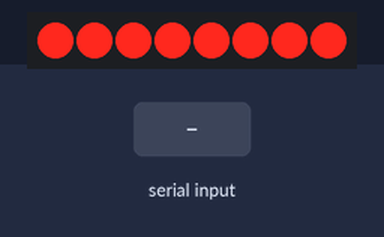
The sketch below on a simulated Arduino Uno, built with avr-gcc and run on an emulated ATmega328P. On the bench: 8 shift-register outputs drawn as a row of LEDs (first output left, lit = HIGH). Wiring (inferred from the names in the program): shift register (74HC595): data pin 11; shift clock pin 12; latch pin 8. Wiring (inferred from the signals the program sends): row of LEDs: on Q0, Q1, Q2, Q3, Q4, Q5, Q6, Q7. The test bench sets the inputs (shaded band).

Above: at 2.7 s.
2.8 s: "90,45\n" received over Serial
At 4.2 s:
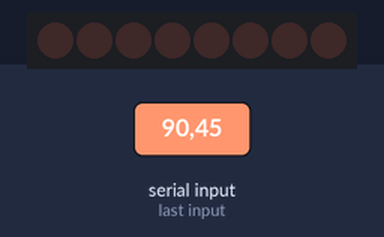
Timing chart, 0 to 5.8 s (numbered marks = the images above; inputs shaded):
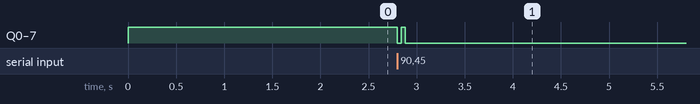

The sketch:

QopoTwoSerials.ino
```cpp
/*
	Qopo Morning Shower Arduino Software
	Ben Le Cam - Qopo Inc.
	June 2014
	All rights reserved
 */

#include <SoftwareSerial.h>

//Pin connected to latch pin (ST_CP) of 74HC595
const int latchPin = 8;
//Pin connected to clock pin (SH_CP) of 74HC595
const int clockPin = 12;
////Pin connected to Data in (DS) of 74HC595
const int dataPin = 11;

SoftwareSerial btport(1,0);

void setup() {
  //set pins to output because they are addressed in the main loop
  pinMode(latchPin, OUTPUT);
  pinMode(dataPin, OUTPUT);
  pinMode(clockPin, OUTPUT);
  Serial.begin(9600);

}

void loop() {
  if (Serial.available() > 0) {
    // ASCII '0' through '9' characters are
    // represented by the values 48 through 57.
    // so if the user types a number from 0 through 9 in ASCII,
    // you can subtract 48 to get the actual value:
    int serial = Serial.read() - 48;
    serial == '0' ? LOW : HIGH;
    changeLEDState(serial, 8);
  }
}

// This method sends bits to the shift register:

void changeLEDState(int whichState, int nbLeds) {
// the bits you want to send
  byte bitsToSend = 0;

  // turn off the output so the pins don't light up
  // while you're shifting bits:
  digitalWrite(latchPin, LOW);
  for(int pin = 0; pin < nbLeds; pin++)
  // turn on the next highest bit in bitsToSend:
    bitWrite(bitsToSend, pin, whichState);

  // shift the bits out:
  shiftOut(dataPin, clockPin, MSBFIRST, bitsToSend);

    // turn on the output so the LEDs can light up:
  digitalWrite(latchPin, HIGH);

}
```

Measured:
- after the input at 2.8 s, Q0–7: HIGH → LOW at once, → HIGH 0.04 s later, → LOW 0.04 s later
